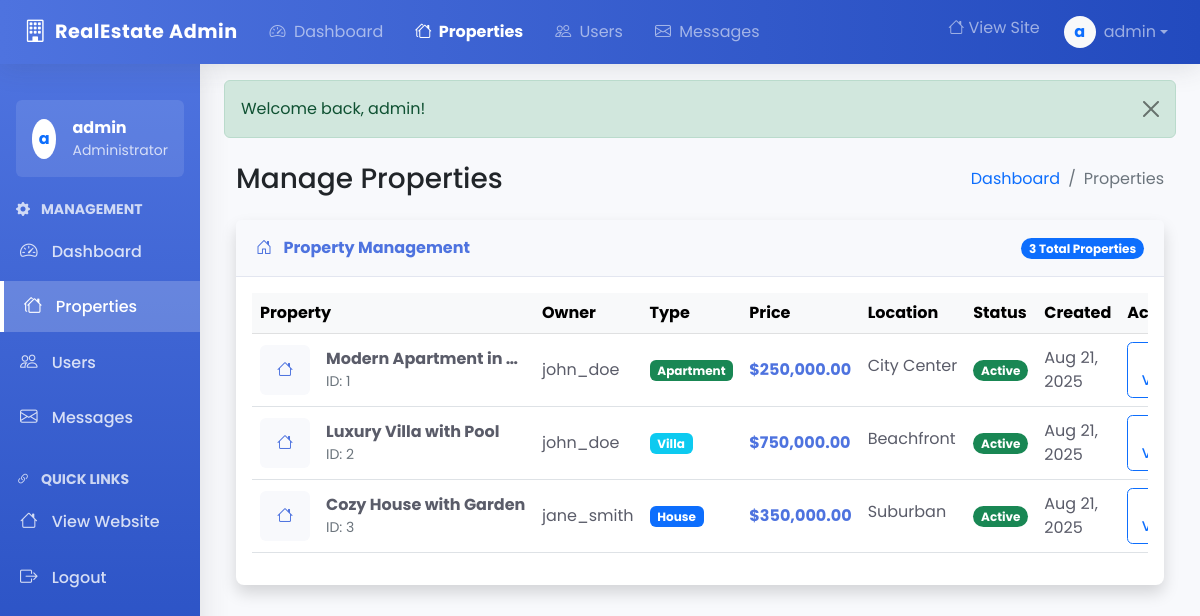
The page /admin/properties.php (signed in) on the database its author committed.
### tables this page shows
CREATE TABLE properties (
    id INT AUTO_INCREMENT PRIMARY KEY,
    user_id INT,
    title VARCHAR(255),
    description TEXT,
    type ENUM('house', 'apartment', 'villa', 'land'),
    status ENUM('active', 'pending', 'sold', 'inactive') DEFAULT 'pending',
    price DECIMAL(12,2),
    location VARCHAR(255),
    city VARCHAR(100),
    address TEXT,
    bedrooms INT,
    bathrooms INT,
    area DECIMAL(10,2),
    features TEXT,
    created_at TIMESTAMP DEFAULT CURRENT_TIMESTAMP,
    updated_at TIMESTAMP DEFAULT CURRENT_TIMESTAMP ON UPDATE CURRENT_TIMESTAMP,
    FOREIGN KEY (user_id) REFERENCES users(id)
);

CREATE TABLE users (
    id INT AUTO_INCREMENT PRIMARY KEY,
    username VARCHAR(50) NOT NULL UNIQUE,
    email VARCHAR(100) NOT NULL UNIQUE,
    password VARCHAR(255) NOT NULL,
    role ENUM('admin', 'user') DEFAULT 'user',
    created_at TIMESTAMP DEFAULT CURRENT_TIMESTAMP
);

### admin/properties.php (the view, shortened to what this page needs)
<?php
require_once '../config.php';
require_once '../includes/functions.php';
$query = "SELECT p.*, u.username as owner_name,
                 (SELECT image_url FROM property_images WHERE property_id = p.id LIMIT 1) as main_image
          FROM properties p
          LEFT JOIN users u ON p.user_id = u.id
          ORDER BY
            CASE p.status
                WHEN 'pending' THEN 1
                WHEN 'active' THEN 2
                WHEN 'rejected' THEN 3
                ELSE 4
            END,
            p.created_at DESC";
try {
    $stmt = $conn->query($query);
    $properties = $stmt->fetchAll();
} catch(PDOException $e) {
    $properties = [];
    $_SESSION['error'] = "Error fetching properties: " . $e->getMessage();
}
include 'includes/admin-header.php';
?>
<div class="container-fluid mt-4">
    <div class="d-flex justify-content-between align-items-center mb-4">
        <h1 class="h3 mb-0 text-gray-800">Manage Properties</h1>
        <ol class="breadcrumb mb-0 bg-transparent">
            <li class="breadcrumb-item"><a href="index.php" class="text-decoration-none">Dashboard</a></li>
            <li class="breadcrumb-item active">Properties</li>
        </ol>
    </div>
    <div class="card shadow border-0 mb-4">
        <div class="card-header py-3 d-flex justify-content-between align-items-center">
            <h6 class="m-0 fw-bold" style="color: var(--primary-color);"><i class="bi bi-house-door me-2"></i> Property Management</h6>
            <div>
                <span class="badge bg-primary rounded-pill"><?php echo count($properties); ?> Total Properties</span>
            </div>
        </div>
        <div class="card-body">
            <?php if (empty($properties)): ?>
                <div class="text-center py-5">
                    <i class="bi bi-house" style="font-size: 3rem; color: var(--secondary-color);"></i>
                    <p class="mt-3 text-muted">No properties found in the system.</p>
                </div>
            <?php else: ?>
                <div class="table-responsive">
                    <table class="table table-hover align-middle">
                        <thead class="table-light">
                            <tr>
                                <th class="fw-bold">Property</th>
                                <th class="fw-bold">Owner</th>
                                <th class="fw-bold">Type</th>
                                <th class="fw-bold">Price</th>
                                <th class="fw-bold">Location</th>
                                <th class="fw-bold">Status</th>
                                <th class="fw-bold">Created</th>
                                <th class="fw-bold text-center">Actions</th>
                            </tr>
                        </thead>
                        <tbody>
                            <?php foreach ($properties as $property): ?>
                                <tr>
                                    <td>
                                        <div class="d-flex align-items-center">
                                            <?php if ($property['main_image']): ?>
                                                <img src="../<?php echo htmlspecialchars($property['main_image']); ?>"
                                                     alt="Property Image" class="rounded me-3" style="width: 50px; height: 50px; object-fit: cover;">
                                            <?php else: ?>
                                                <div class="rounded me-3 d-flex align-items-center justify-content-center"
                                                     style="width: 50px; height: 50px; background-color: var(--light-color);">
                                                    <i class="bi bi-house" style="color: var(--primary-color);"></i>
                                                </div>
                                            <?php endif; ?>
                                            <div>
                                                <div class="fw-bold text-truncate" style="max-width: 200px;">
                                                    <?php echo htmlspecialchars($property['title']); ?>
                                                </div>
                                                <div class="small text-muted">
                                                    ID: <?php echo $property['id']; ?>
                                                </div>
                                            </div>
                                        </div>
                                    </td>
                                    <td><?php echo htmlspecialchars($property['owner_name']); ?></td>
                                    <td><?php echo get_property_type_badge($property['type']); ?></td>
                                    <td><span class="fw-bold" style="color: var(--primary-color);"><?php echo format_price($property['price']); ?></span></td>
                                    <td><span class="text-truncate d-inline-block" style="max-width: 150px;"><?php echo htmlspecialchars($property['location']); ?></span></td>
                                    <td>
                                        <span class="badge rounded-pill bg-<?php echo get_status_color($property['status']); ?>">
                                            <?php echo ucfirst($property['status']); ?>
                                        </span>
                                    </td>
                                    <td><?php echo format_date($property['created_at']); ?></td>
                                    <td class="text-center">
                                        <div class="btn-group">
                                <a href="../property-details.php?id=<?php echo $property['id']; ?>"
                                   class="btn btn-sm btn-outline-primary" target="_blank">
                                    <i class="bi bi-eye"></i> View
                                </a>
                            </div>
                        </td>
                    </tr>
                <?php endforeach; ?>
            </tbody>
        </table>
    </div>
    <?php endif; ?>
</div>
</div>
<?php include 'includes/admin-footer.php'; ?>

### includes/functions.php (shortened to what this page needs)
<?php
function format_price($price) {
    return '$' . number_format($price, 2);
}
function format_date($date, $format = 'M d, Y') {
    return date($format, strtotime($date));
}
function get_property_type_badge($type) {
    $colors = [
        'house' => 'primary',
        'apartment' => 'success',
        'villa' => 'info',
        'land' => 'warning'
    ];
    $color = isset($colors[$type]) ? $colors[$type] : 'secondary';
    return '<span class="badge bg-' . $color . '">' . ucfirst($type) . '</span>';
}
function get_status_color($status) {
    switch ($status) {
        case 'active':
            return 'success';
    }
}

### rows shown on the page
properties: title "Modern Apartment in…", id "1", user.username "john_doe", type "Apartment", price "$250,000.00", location "City Center", status "Active", created_at "Aug 21, 2025"
properties: title "Luxury Villa with Pool", id "2", user.username "john_doe", type "Villa", price "$750,000.00", location "Beachfront", status "Active", created_at "Aug 21, 2025"
properties: title "Cozy House with Garden", id "3", user.username "jane_smith", type "House", price "$350,000.00", location "Suburban", status "Active", created_at "Aug 21, 2025"

### other values the page prints
substr(htmlspecialchars($_SESSION['username']), 0, 1) "a"
$_SESSION['username'] "admin"
$_SESSION['success'] "Welcome back, admin!"
count($properties) "3"
